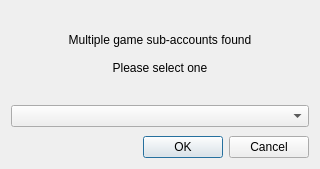
<?xml version="1.0" encoding="UTF-8"?>
<ui version="4.0">
 <class>dlgSelectSubscription</class>
 <widget class="QDialog" name="dlgSelectSubscription">
  <property name="windowModality">
   <enum>Qt::WindowModality::ApplicationModal</enum>
  </property>
  <property name="geometry">
   <rect>
    <x>0</x>
    <y>0</y>
    <width>320</width>
    <height>169</height>
   </rect>
  </property>
  <property name="windowTitle">
   <string>Select Subscription</string>
  </property>
  <property name="modal">
   <bool>true</bool>
  </property>
  <layout class="QVBoxLayout" name="verticalLayout">
   <property name="spacing">
    <number>9</number>
   </property>
   <item>
    <widget class="QLabel" name="label">
     <property name="text">
      <string>Multiple game sub-accounts found

Please select one</string>
     </property>
     <property name="alignment">
      <set>Qt::AlignmentFlag::AlignCenter</set>
     </property>
    </widget>
   </item>
   <item>
    <widget class="QComboBox" name="subscriptionsComboBox"/>
   </item>
   <item>
    <widget class="QDialogButtonBox" name="buttonBox">
     <property name="orientation">
      <enum>Qt::Orientation::Horizontal</enum>
     </property>
     <property name="standardButtons">
      <set>QDialogButtonBox::StandardButton::Cancel|QDialogButtonBox::StandardButton::Ok</set>
     </property>
    </widget>
   </item>
  </layout>
 </widget>
 <resources/>
 <connections>
  <connection>
   <sender>buttonBox</sender>
   <signal>accepted()</signal>
   <receiver>dlgSelectSubscription</receiver>
   <slot>accept()</slot>
   <hints>
    <hint type="sourcelabel">
     <x>227</x>
     <y>148</y>
    </hint>
    <hint type="destinationlabel">
     <x>159</x>
     <y>84</y>
    </hint>
   </hints>
  </connection>
  <connection>
   <sender>buttonBox</sender>
   <signal>rejected()</signal>
   <receiver>dlgSelectSubscription</receiver>
   <slot>reject()</slot>
   <hints>
    <hint type="sourcelabel">
     <x>227</x>
     <y>148</y>
    </hint>
    <hint type="destinationlabel">
     <x>159</x>
     <y>84</y>
    </hint>
   </hints>
  </connection>
 </connections>
</ui>
